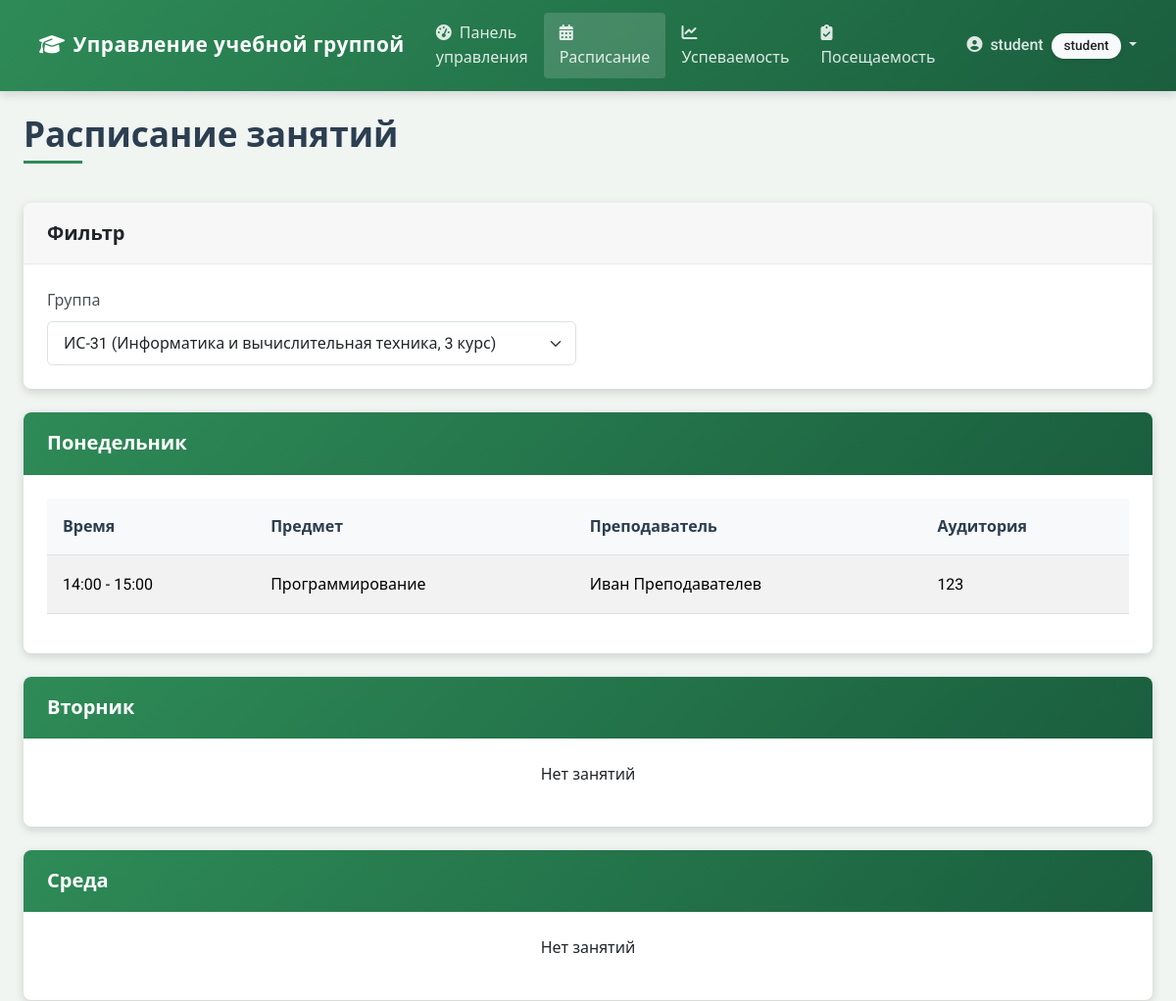
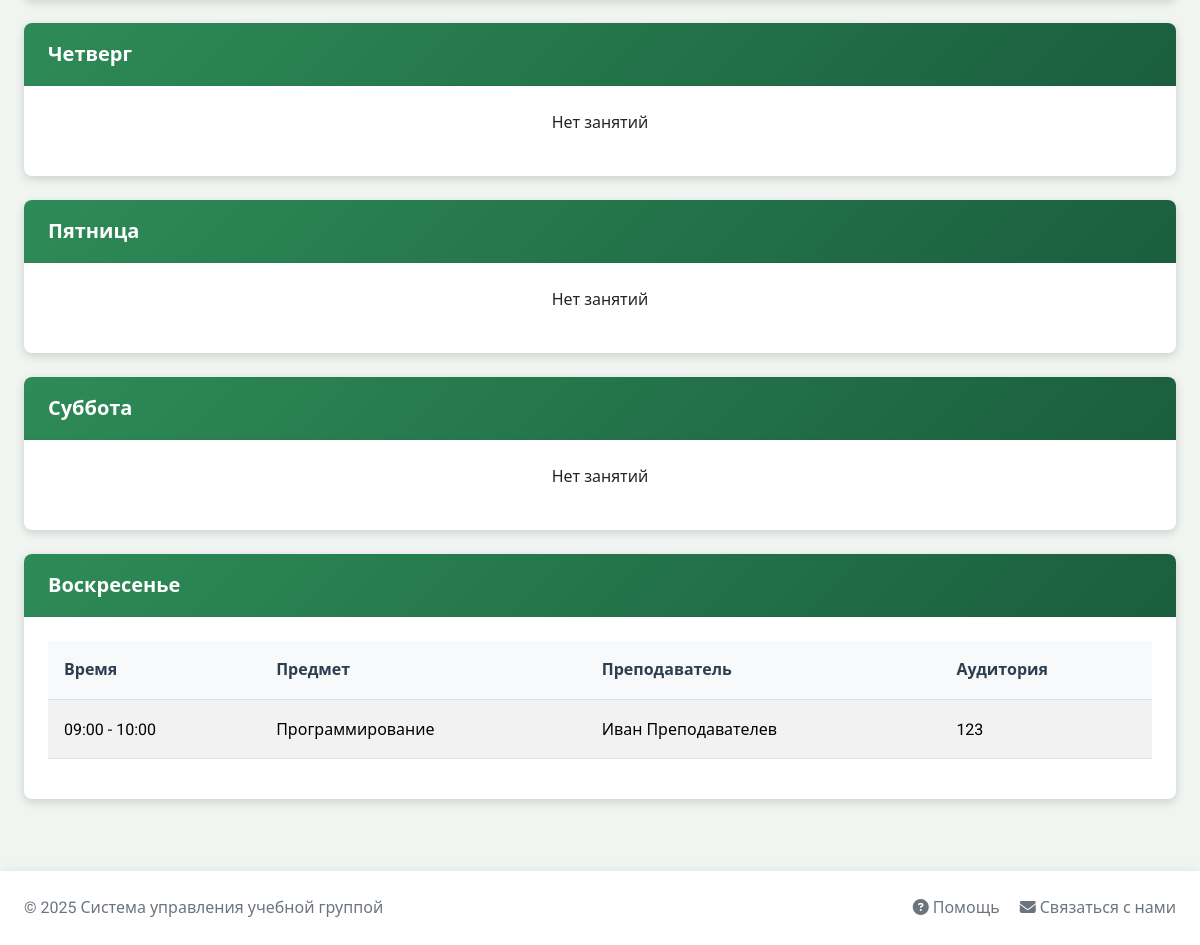
Screenshot of /schedule/ (signed in) with the database file from the repository (2 pictures, top to bottom).
### app/models/models.py (models this page shows, shortened)
class User(UserMixin, db.Model):
    id = db.Column(db.Integer, primary_key=True)
    username = db.Column(db.String(64), unique=True, nullable=False)
    email = db.Column(db.String(120), unique=True, nullable=False)
    password_hash = db.Column(db.String(128))
    first_name = db.Column(db.String(64))
    last_name = db.Column(db.String(64))
    role = db.Column(db.String(20), default='student')  # student, teacher, admin
    attendances = db.relationship('Attendance', backref='student', lazy='dynamic')
    grades = db.relationship('Grade', backref='student', lazy='dynamic')

class Schedule(db.Model):
    id = db.Column(db.Integer, primary_key=True)
    day_of_week = db.Column(db.Integer, nullable=False)  # 0-6 (понедельник-воскресенье)
    start_time = db.Column(db.Time, nullable=False)
    end_time = db.Column(db.Time, nullable=False)
    room = db.Column(db.String(20))
    subject_id = db.Column(db.Integer, db.ForeignKey('subject.id'), nullable=False)
    group_id = db.Column(db.Integer, db.ForeignKey('group.id'), nullable=False)
    attendances = db.relationship('Attendance', backref='schedule', lazy='dynamic')

class Subject(db.Model):
    id = db.Column(db.Integer, primary_key=True)
    name = db.Column(db.String(64), nullable=False)
    description = db.Column(db.Text)
    teacher_id = db.Column(db.Integer, db.ForeignKey('user.id'))
    teacher = db.relationship('User', backref='subjects')
    schedules = db.relationship('Schedule', backref='subject', lazy='dynamic')
    grades = db.relationship('Grade', backref='subject', lazy='dynamic')

### app/routes/schedule.py (the view)
@bp.route('/')
@login_required
def index():
    groups = Group.query.all()
    group_id = request.args.get('group_id', type=int)
    if current_user.role == 'student':
        if not current_user.groups:
            flash('Вы не состоите ни в одной группе')
            return redirect(url_for('main.dashboard'))
        if not group_id:
            group_id = current_user.groups[0].id
        if group_id not in [group.id for group in current_user.groups]:
            flash('У вас нет доступа к расписанию этой группы')
            return redirect(url_for('main.dashboard'))
    if group_id:
        schedules = Schedule.query.filter_by(group_id=group_id).order_by(Schedule.day_of_week, Schedule.start_time).all()
        selected_group = Group.query.get_or_404(group_id)
    else:
        schedules = Schedule.query.order_by(Schedule.day_of_week, Schedule.start_time).all()
        selected_group = None
    schedule_by_day = {}
    for day in range(7):
        schedule_by_day[day] = [s for s in schedules if s.day_of_week == day]
    return render_template('schedule/index.html',
                          schedule_by_day=schedule_by_day,
                          days=DAYS_OF_WEEK,
                          groups=groups,
                          selected_group=selected_group)

### app/context_processors.py (called while the page is built)
def csrf_processor():
    return {'csrf_token': generate_csrf()}

### app/models/__init__.py (called while the page is built)
@login_manager.user_loader
def load_user(id):
    return User.query.get(int(id))

### app/templates/schedule/index.html (shortened to what this page needs)
{% extends "base.html" %}
{% block content %}
<div class="row">
    <div class="col-md-12">
        <div class="d-flex justify-content-between align-items-center mb-3">
            <h1>Расписание занятий</h1>
        </div>
        <div class="card mb-4">
            <div class="card-header">
                <h5 class="card-title mb-0">Фильтр</h5>
            </div>
            <div class="card-body">
                <form method="get" action="{{ url_for('schedule.index') }}">
                    <div class="row">
                        <div class="col-md-6">
                            <label for="group_id" class="form-label">Группа</label>
                            <select class="form-select" id="group_id" name="group_id" onchange="this.form.submit()">
                                {% for group in groups %}
                                <option value="{{ group.id }}" {% if selected_group and group.id == selected_group.id %}selected{% endif %}>
                                    {{ group.name }} ({{ group.faculty }}, {{ group.year }} курс)
                                </option>
                                {% endfor %}
                            </select>
                        </div>
                    </div>
                </form>
            </div>
        </div>
        {% for day_num, day_name in days.items() %}
        <div class="card mb-4">
            <div class="card-header bg-primary text-white">
                <h5 class="card-title mb-0">{{ day_name }}</h5>
            </div>
            <div class="card-body">
                {% if schedule_by_day[day_num] %}
                <table class="table table-striped">
                    <thead>
                        <tr>
                            <th>Время</th>
                            <th>Предмет</th>
                            <th>Преподаватель</th>
                            <th>Аудитория</th>
                        </tr>
                    </thead>
                    <tbody>
                        {% for schedule in schedule_by_day[day_num] %}
                        <tr>
                            <td>{{ schedule.start_time.strftime('%H:%M') }} - {{ schedule.end_time.strftime('%H:%M') }}</td>
                            <td>{{ schedule.subject.name }}</td>
                            <td>{{ schedule.subject.teacher.first_name }} {{ schedule.subject.teacher.last_name }}</td>
                            <td>{{ schedule.room }}</td>
                        </tr>
                        {% endfor %}
                    </tbody>
                </table>
                {% else %}                <p class="text-center">Нет занятий</p>
                {% endif %}
            </div>
        </div>
        {% endfor %}
    </div>
</div>
{% endblock %}

### app/templates/base.html (shortened to what this page needs)
<!DOCTYPE html>
<html lang="ru">
<head>
    <link rel="stylesheet" href="https://cdn.jsdelivr.net/npm/bootstrap@5.3.2/dist/css/bootstrap.min.css">
    <link rel="stylesheet" href="https://cdnjs.cloudflare.com/ajax/libs/font-awesome/6.4.0/css/all.min.css">
    <link rel="stylesheet" href="{{ url_for('static', filename='css/style.css') }}">
    <link rel="stylesheet" href="{{ url_for('static', filename='css/modal-fix.css') }}">
</head>
<body>
    <nav class="navbar navbar-expand-lg navbar-dark bg-primary sticky-top">
        <div class="container">
            <a class="navbar-brand" href="{{ url_for('main.index') }}">
                <i class="fas fa-graduation-cap me-2"></i>Управление учебной группой
            </a>
            <div class="collapse navbar-collapse" id="navbarNav">
                <ul class="navbar-nav me-auto">
                    {% if current_user.is_authenticated %}
                    <li class="nav-item">
                        <a class="nav-link {% if request.path == url_for('main.dashboard') %}active{% endif %}" href="{{ url_for('main.dashboard') }}">
                            <i class="fas fa-tachometer-alt me-1"></i> Панель управления
                        </a>
                    </li>
                    <li class="nav-item">
                        <a class="nav-link {% if request.path.startswith('/schedule') %}active{% endif %}" href="{{ url_for('schedule.index') }}">
                            <i class="fas fa-calendar-alt me-1"></i> Расписание
                        </a>
                    </li>
                    <li class="nav-item">
                        <a class="nav-link {% if request.path == url_for('performance.index') %}active{% endif %}" href="{{ url_for('performance.index') }}">
                            <i class="fas fa-chart-line me-1"></i> Успеваемость
                        </a>
                    </li>
                    <li class="nav-item">
                        <a class="nav-link {% if request.path.startswith('/performance/attendance') %}active{% endif %}" href="{{ url_for('performance.attendance') }}">
                            <i class="fas fa-clipboard-check me-1"></i> Посещаемость
                        </a>
                    </li>
                    {% endif %}
                </ul>
                <ul class="navbar-nav">
                    {% if current_user.is_authenticated %}
                    <li class="nav-item dropdown">
                        <a class="nav-link dropdown-toggle" href="#" id="userDropdown" role="button" data-bs-toggle="dropdown">
                            <i class="fas fa-user-circle me-1"></i> {{ current_user.username }}
                            <span class="badge bg-light text-dark ms-1">{{ current_user.role }}</span>
                        </a>
                    </li>
                    {% endif %}
                </ul>
            </div>
        </div>
    </nav>
    <div class="container mt-4">
        {% block content %}{% endblock %}
    </div>
    <footer class="footer py-4">
        <div class="container">
            <div class="row align-items-center justify-content-between">
                <div class="col-md-6">
                    <span class="text-muted">© 2025 Система управления учебной группой</span>
                </div>
                <div class="col-md-6 text-md-end">
                    <a href="#" class="text-decoration-none text-secondary me-3">
                        <i class="fas fa-question-circle"></i> Помощь
                    </a>
                    <a href="#" class="text-decoration-none text-secondary">
                        <i class="fas fa-envelope"></i> Связаться с нами
                    </a>
                </div>
            </div>
        </div>    </footer>    <script src="https://cdn.jsdelivr.net/npm/bootstrap@5.3.2/dist/js/bootstrap.bundle.min.js"></script>    <script src="{{ url_for('static', filename='js/scroll-lock.js') }}"></script>
</body>
</html>

### app/static/css/style.css (style rules this page uses)
:root { --primary-color: #2e8b57; --secondary-color: #6c757d; --success-color: #218838; --info-color: #20a2a0; --warning-color: #d4a72c; --danger-color: #c9302c; --light-color: #f8f9fa; --dark-color: #344a3d; --border-radius: 0.5rem; --box-shadow: 0 3px 10px rgba(0, 0, 0, 0.15); --transition: all 0.3s ease; }
body { font-family: 'Roboto', 'Segoe UI', sans-serif; background-color: #f0f5f2; color: #333; line-height: 1.6; }
.container { max-width: 1200px; padding: 0 1.5rem; }
h1, h2, h3, h4, h5, h6 { font-weight: 600; margin-bottom: 1.2rem; }
h1 { font-size: 2.2rem; margin-bottom: 1.5rem; position: relative; padding-bottom: 0.5rem; color: #2c3e50; }
h1:after { content: ''; position: absolute; bottom: 0; left: 0; width: 60px; height: 3px; background-color: var(--primary-color); }
.navbar { box-shadow: var(--box-shadow); padding: 0.8rem 1rem; background: linear-gradient(135deg, var(--primary-color), #1a5e3e) !important; }
.navbar-brand { font-weight: 700; font-size: 1.3rem; letter-spacing: 0.5px; }
.navbar-dark .navbar-nav .nav-link { color: rgba(255, 255, 255, 0.85); font-weight: 500; padding: 0.5rem 1rem; transition: var(--transition); }
.navbar-dark .navbar-nav .nav-link.active { background-color: rgba(255, 255, 255, 0.15); border-radius: 4px; }
.card { border: none; border-radius: var(--border-radius); box-shadow: var(--box-shadow); transition: var(--transition); margin-bottom: 2rem; overflow: hidden; }
.card-header { background-color: rgba(0, 0, 0, 0.03); border-bottom: 1px solid rgba(0, 0, 0, 0.05); padding: 1.2rem 1.5rem; font-weight: 600; }
.card-body { padding: 1.5rem; }
.card-header.bg-primary { background: linear-gradient(135deg, var(--primary-color), #1a5e3e) !important; color: white; }
.table { width: 100%; border-collapse: separate; border-spacing: 0; }
.table th, .table td { padding: 1rem; vertical-align: middle; }
.table th { font-weight: 600; color: #2c3e50; background-color: #f8f9fa; border-top: none; }
.table-striped tbody tr:nth-of-type(odd) { background-color: rgba(0, 0, 0, 0.02); }
.table td { border-top: 1px solid rgba(0, 0, 0, 0.05); }
.form-label { font-weight: 500; color: #495057; margin-bottom: 0.5rem; }
.form-select { border-radius: 0.35rem; padding: 0.6rem 1rem; border: 1px solid #dce1e5; background-color: #fff; }
.badge { font-size: 0.85rem; padding: 0.4rem 0.8rem; border-radius: 30px; font-weight: 500; box-shadow: 0 2px 4px rgba(0, 0, 0, 0.1); }
.footer { background-color: #fff; box-shadow: 0 -2px 10px rgba(0, 0, 0, 0.05); padding: 1.2rem 0; margin-top: 3rem; }
.footer .text-muted { color: #6c757d !important; }
.card, .alert, .jumbotron { animation: fadeIn 0.5s ease-out; }

### app/static/css/modal-fix.css (style rules this page uses)
body.modal-fix-applied { overflow-y: scroll !important; padding-right: 0 !important; margin-right: 0 !important; }
.table td { position: relative; }

### rows the page displays
User: username "student", role "student"
Schedule: start_time "14:00", end_time "15:00", subject.name "Программирование", subject.teacher.first_name "Иван", subject.teacher.last_name "Преподавателев", room "123"
Schedule: start_time "09:00", end_time "10:00", subject.name "Программирование", subject.teacher.first_name "Иван", subject.teacher.last_name "Преподавателев", room "123"

### other values shown
{{ day_name }} "Понедельник" "Вторник" "Среда" "Четверг" "Пятница" "Суббота" "Воскресенье"
form field group_id "ИС-31 (Информатика и вычислительная техника, 3 курс)"
